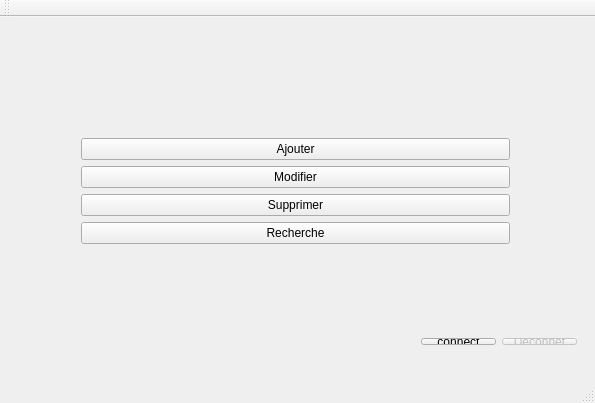
<?xml version="1.0" encoding="UTF-8"?>
<ui version="4.0">
 <class>MainWindow</class>
 <widget class="QMainWindow" name="MainWindow">
  <property name="geometry">
   <rect>
    <x>0</x>
    <y>0</y>
    <width>595</width>
    <height>403</height>
   </rect>
  </property>
  <property name="windowTitle">
   <string>MainWindow</string>
  </property>
  <widget class="QWidget" name="centralWidget">
   <widget class="QWidget" name="">
    <property name="geometry">
     <rect>
      <x>410</x>
      <y>310</y>
      <width>178</width>
      <height>29</height>
     </rect>
    </property>
    <layout class="QHBoxLayout" name="horizontalLayout">
     <item>
      <widget class="QPushButton" name="pushButton">
       <property name="text">
        <string>connect</string>
       </property>
      </widget>
     </item>
     <item>
      <widget class="QPushButton" name="pushButton_2">
       <property name="enabled">
        <bool>false</bool>
       </property>
       <property name="text">
        <string>Deconnet</string>
       </property>
      </widget>
     </item>
    </layout>
   </widget>
   <widget class="QWidget" name="">
    <property name="geometry">
     <rect>
      <x>70</x>
      <y>110</y>
      <width>451</width>
      <height>128</height>
     </rect>
    </property>
    <layout class="QVBoxLayout" name="verticalLayout">
     <item>
      <widget class="QPushButton" name="AddButton">
       <property name="text">
        <string>Ajouter</string>
       </property>
      </widget>
     </item>
     <item>
      <widget class="QPushButton" name="ModButton">
       <property name="enabled">
        <bool>true</bool>
       </property>
       <property name="text">
        <string>Modifier</string>
       </property>
      </widget>
     </item>
     <item>
      <widget class="QPushButton" name="DelButton">
       <property name="text">
        <string>Supprimer</string>
       </property>
      </widget>
     </item>
     <item>
      <widget class="QPushButton" name="findButton">
       <property name="text">
        <string>Recherche</string>
       </property>
      </widget>
     </item>
    </layout>
   </widget>
  </widget>
  <widget class="QMenuBar" name="menuBar">
   <property name="geometry">
    <rect>
     <x>0</x>
     <y>0</y>
     <width>595</width>
     <height>25</height>
    </rect>
   </property>
  </widget>
  <widget class="QToolBar" name="mainToolBar">
   <attribute name="toolBarArea">
    <enum>TopToolBarArea</enum>
   </attribute>
   <attribute name="toolBarBreak">
    <bool>false</bool>
   </attribute>
  </widget>
  <widget class="QStatusBar" name="statusBar"/>
 </widget>
 <layoutdefault spacing="6" margin="11"/>
 <resources/>
 <connections/>
</ui>
